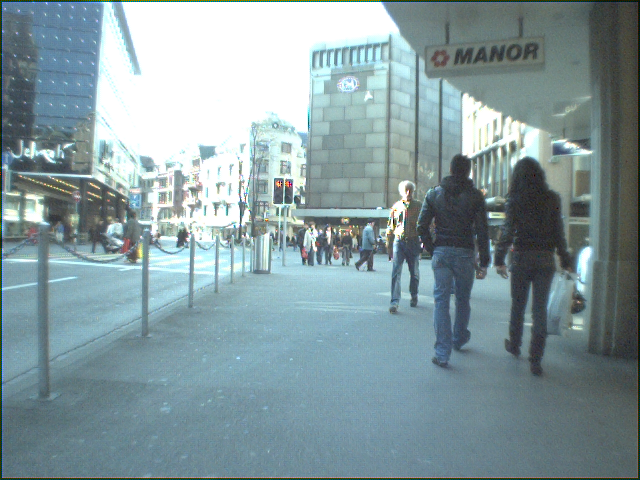
#> input picture images/image_00000007_0.png, 640 x 480 px; its folder holds only this picture in this run
$ python detect.py --images images
#> lines starting #> are read from the running program, lines starting #| are printed output that depends on the picture
# import the necessary packages
from __future__ import print_function
from imutils.object_detection import non_max_suppression
from imutils import paths
import numpy as np
import argparse
import imutils
import cv2

# construct the argument parse and parse the arguments
ap = argparse.ArgumentParser()
ap.add_argument("-i", "--images", required=True, help="path to image directory")
args = vars(ap.parse_args())

# initialize the HOG descriptor/person detector
hog = cv2.HOGDescriptor()
hog.setSVMDetector(cv2.HOGDescriptor_getDefaultPeopleDetector())

# loop over the images in the path
for imagePath in paths.list_images(args["images"]):
    # load the image and resize it to width of 400 pixels
##    1.Reducing image size ensures that less sliding windows
##    in the image pyramid need to be evaluated
##    (i.e., have HOG features extracted from and
##     then passed on to the Linear SVM),
##    thus reducing detection time
##    (and increasing overall detection throughput).
##    2. Resizing image improve overall accuracy
    image = cv2.imread(imagePath)
#> image is the input picture: shape (480, 640, 3); mean B, G, R 158.4, 154, 133.1
    image = imutils.resize(image, width=min(400, image.shape[1]))
#> image: shape (300, 400, 3)
    orig = image.copy()

    # detect people in the image
    (rects, weights) = hog.detectMultiScale(image, winStride=(4,4),\
                                            padding=(8,8), scale=1.05)
#> rects = [[220, 82, 68, 136], [243, 81, 83, 165], [288, 75, 91, 182]]; weights = [0.849, 2.42, 2.02]

    # draw the original bounding boxes
    for (x, y, w, h) in rects:
        cv2.rectangle(orig, (x,y), (x+w, y+h), (0,0,255), 2)
#> this loop made 3 passes
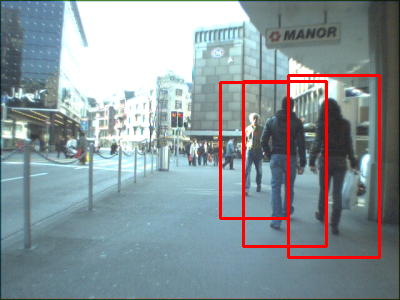
#> orig: shape (300, 400, 3); mean B, G, R 154.1, 149.8, 137.6

    # apply non-maxima suppression to the bounding boxes using a
    # fairly large overlap threshold to try to maintain overlapping
    # boxes that are still people
    rects = np.array([[x,y,x+w, y+h] for (x, y, w, h) in rects])
#> rects = [[220, 82, 288, 218], [243, 81, 326, 246], [288, 75, 379, 257]]
    pick = non_max_suppression(rects, probs=None, overlapThresh=0.65)
#> pick = [[288, 75, 379, 257], [243, 81, 326, 246]]

    # draw the final bounding boxes
    for(xA, yA, xB, yB) in pick:
        cv2.rectangle(image, (xA, yA), (xB, yB), (0, 255, 0), 2)
#> this loop made 2 passes
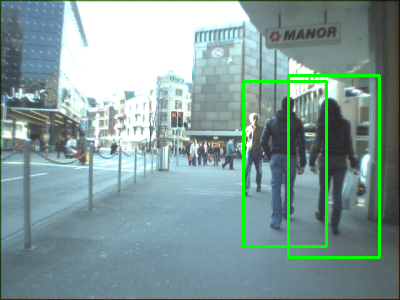
#> image: shape (300, 400, 3); mean B, G, R 155.1, 157.3, 130.3

    # show some informationn on the number of bounding boxes
    filename = imagePath[imagePath.rfind("/") + 1:]
    print("[INFO] {}: {} original boxes, {} after suppression.".format(\
        filename, len(rects), len(pick)))
#| [INFO] image_00000007_0.png: 3 original boxes, 2 after suppression.

    # show the output image
    cv2.imshow("Before NMS", orig)
    cv2.imshow("After NMS", image)
    cv2.waitKey(0)

$ run again, on images/image_00000189_0.png
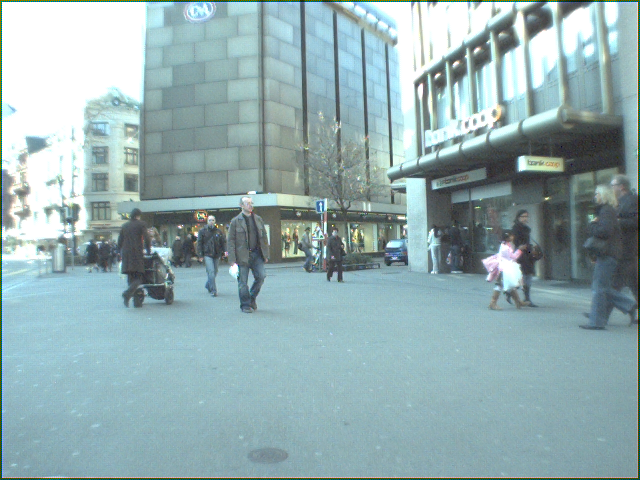
#> input picture images/image_00000189_0.png, 640 x 480 px
#> image is the input picture: shape (480, 640, 3); mean B, G, R 176.6, 173.7, 148
#> `(rects, weights) = hog.detectMultiScale(image, winStride=(4,4),\ paddi..`: rects = [[342, 96, 58, 130]]; weights = [0.584]
#> the loop `for (x, y, w, h) in rects:` made 1 pass
#> after the loop `for (x, y, w, h) in rects:`:
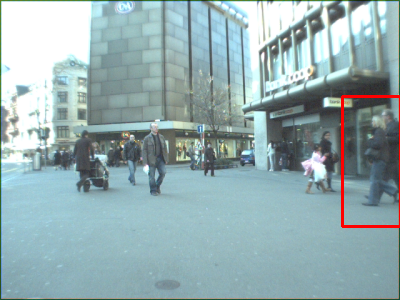
#> orig: shape (300, 400, 3); mean B, G, R 175.9, 172.9, 149.2
#> `rects = np.array([[x,y,x+w, y+h] for (x, y, w, h) in rects])`: rects = [[342, 96, 400, 226]]
#> the loop `for(xA, yA, xB, yB) in pick:` made 1 pass
#> after the loop `for(xA, yA, xB, yB) in pick:`:
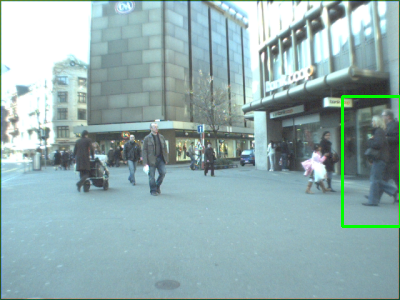
#> image: shape (300, 400, 3); mean B, G, R 175.9, 174.7, 147.4
#| [INFO] image_00000189_0.png: 1 original boxes, 1 after suppression.

$ run again, on images/image_00000395_0.png
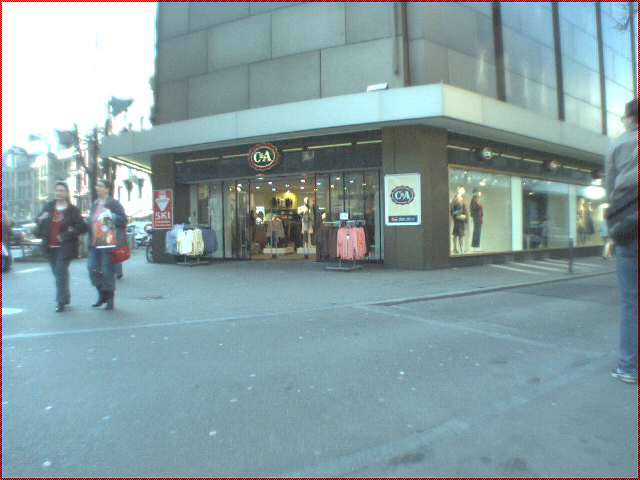
#> input picture images/image_00000395_0.png, 640 x 480 px
#> image is the input picture: shape (480, 640, 3); mean B, G, R 163.3, 160, 134.6
#> `(rects, weights) = hog.detectMultiScale(image, winStride=(4,4),\ paddi..`: rects = [[0, 59, 83, 166]]; weights = [0.248]
#> the loop `for (x, y, w, h) in rects:` made 1 pass
#> after the loop `for (x, y, w, h) in rects:`:
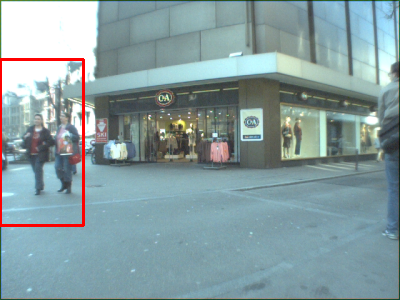
#> orig: shape (300, 400, 3); mean B, G, R 161.2, 158, 135.6
#> `rects = np.array([[x,y,x+w, y+h] for (x, y, w, h) in rects])`: rects = [[0, 59, 83, 225]]
#> the loop `for(xA, yA, xB, yB) in pick:` made 1 pass
#> after the loop `for(xA, yA, xB, yB) in pick:`:
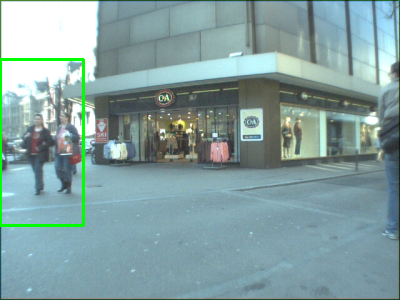
#> image: shape (300, 400, 3); mean B, G, R 161.2, 160.8, 132.8
#| [INFO] image_00000395_0.png: 1 original boxes, 1 after suppression.

$ run again, on images/image_00000396_0.png
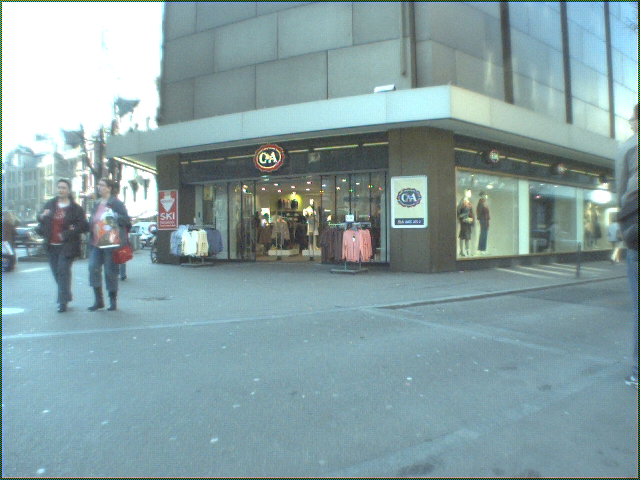
#> input picture images/image_00000396_0.png, 640 x 480 px
#> image is the input picture: shape (480, 640, 3); mean B, G, R 164.1, 160.8, 135.4
#> `(rects, weights) = hog.detectMultiScale(image, winStride=(4,4),\ paddi..`: rects = [[35, 85, 67, 134], [6, 94, 65, 130]]; weights = [0.287, 0.998]
#> the loop `for (x, y, w, h) in rects:` made 2 passes
#> after the loop `for (x, y, w, h) in rects:`:
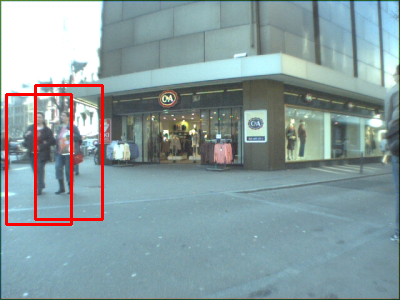
#> orig: shape (300, 400, 3); mean B, G, R 160.8, 157.6, 137.7
#> `rects = np.array([[x,y,x+w, y+h] for (x, y, w, h) in rects])`: rects = [[35, 85, 102, 219], [6, 94, 71, 224]]
#> pick = [[6, 94, 71, 224], [35, 85, 102, 219]]
#> the loop `for(xA, yA, xB, yB) in pick:` made 2 passes
#> after the loop `for(xA, yA, xB, yB) in pick:`:
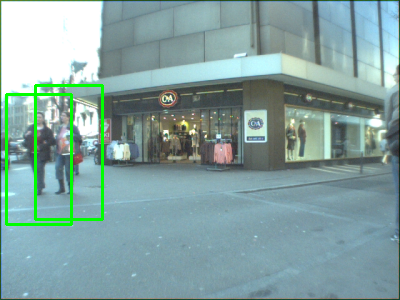
#> image: shape (300, 400, 3); mean B, G, R 160.8, 162.6, 132.7
#| [INFO] image_00000396_0.png: 2 original boxes, 2 after suppression.
